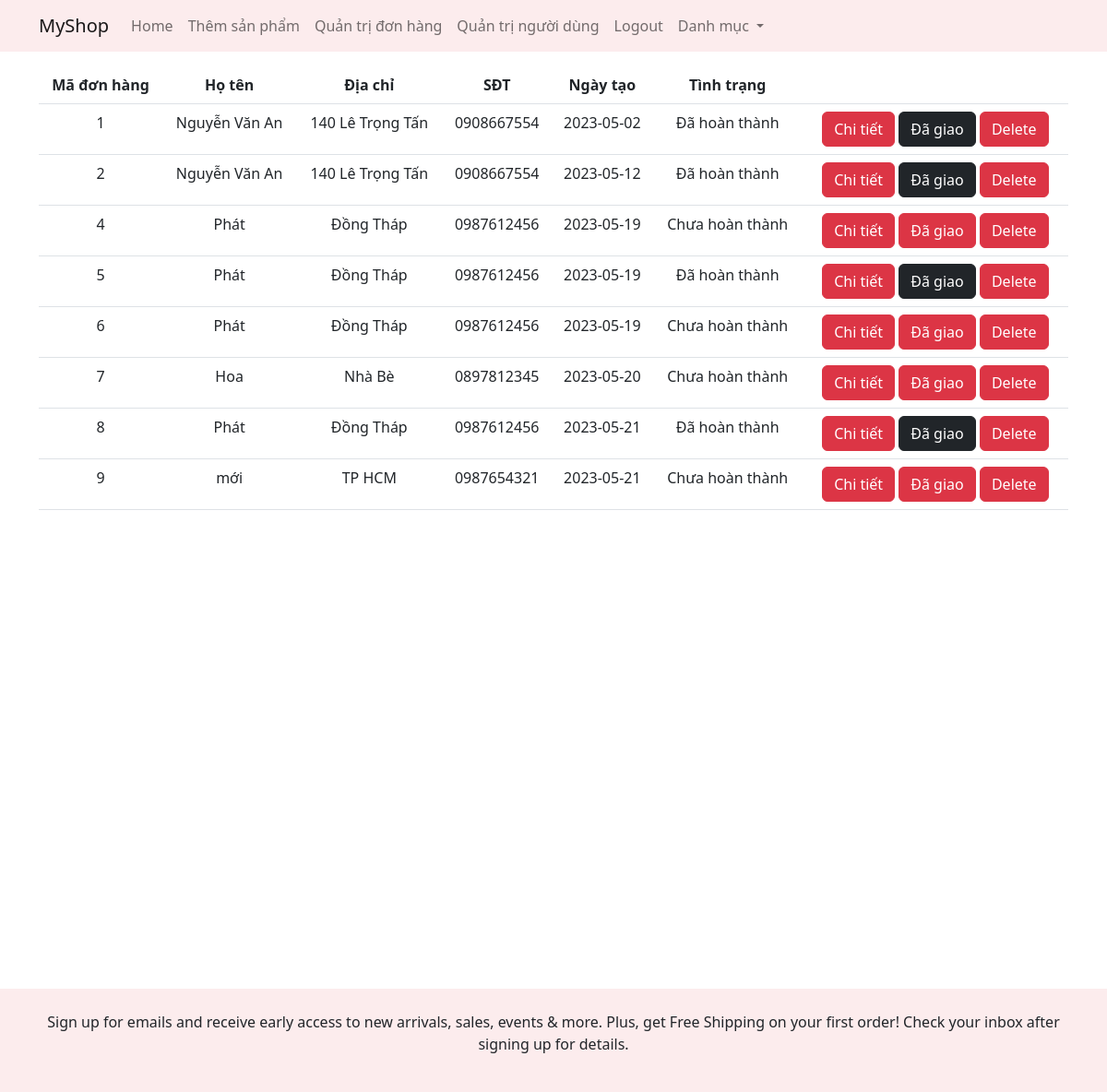
Screenshot of /donhang.php with the database file from the repository.
### tables this page shows
CREATE TABLE `DatHang` (
  `MaDH` int NOT NULL,
  `MaKH` int NOT NULL,
  `NgayTao` date NOT NULL,
  `TinhTrang` text NOT NULL
);

CREATE TABLE `KhachHang` (
  `MaKH` int NOT NULL,
  `TenKH` text NOT NULL,
  `username` varchar(50) NOT NULL,
  `password` varchar(20) NOT NULL,
  `DiaChi` text NOT NULL,
  `SoDT` varchar(11) NOT NULL,
  `PhanQuyen` int NOT NULL DEFAULT '0'
);

### class/DonHang.php (called while the page is built, shortened)
<?php
class DonHang {
    public static function getAll($pdo) {
        $sql = "SELECT * FROM DatHang";
        $stmt = $pdo->prepare($sql);
        if ($stmt->execute()) {
            $stmt->setFetchMode(PDO::FETCH_CLASS, 'DonHang');
            return $stmt->fetchAll();
        }
    }
}
?>

### class/KH.php (called while the page is built, shortened)
<?php
class KH {
    public static function getKHbyMa($pdo,$id) {
        $sql = "SELECT * FROM KhachHang WHERE MaKH =:id";
        $stmt = $pdo->prepare($sql);
        $stmt->bindValue(':id', $id, PDO::PARAM_STR);
        if ($stmt->execute()) {
            $stmt->setFetchMode(PDO::FETCH_CLASS, 'KH');
            return $stmt->fetch();
        }
    }
}
?>

### donhang.php (the view, shortened to what this page needs)
<?php
require 'class/Cart.php';
require 'class/DonHang.php';
require 'class/KH.php';
$db = new Database();
$pdo = $db->getConnect();
$dh = DonHang::getAll($pdo);
?>
<?php require 'inc/headerad.php'; ?>
<div class="container" style="height: 1000px;">
    <table class="table my-3">
        <thead>
            <tr class="text-center">
                <th>Mã đơn hàng</th>
                <th>Họ tên</th>
                <th>Địa chỉ</th>
                <th>SĐT</th>
                <th>Ngày tạo</th>
                <th>Tình trạng</th>
                <th></th>
            </tr>
        </thead>
        <tbody>
        <?php
        foreach ($dh as $product):
            $kh1 = KH::getKHbyMa($pdo,$product->MaKH);
            ?>
                    <tr class="text-center">
                    <td><?= $product->MaDH ?></td>
                    <td><?= $kh1->TenKH ?></td>
                    <td><?= $kh1->DiaChi ?></td>
                    <td><?= $kh1->SoDT ?></td>
                    <td><?= $product->NgayTao ?></td>
                    <td>
                        <?php if($product->TinhTrang == 1):?>
                            <a>Đã hoàn thành</a>
                        <?php else:?>
                            <a>Chưa hoàn thành</a>
                        <?php endif;?>
                    </td>
                    <td>
                        <a href="detaildonhang.php?id=<?= $product->MaDH ?>" class="btn btn-danger">Chi tiết</a>
                        <?php if($product->TinhTrang == 0):?>
                            <a href="donhang.php?action=update&id=<?= $product->MaDH ?>" class="btn btn-danger">Đã giao</a>
                        <?php else:?>
                            <a  class="btn btn-dark">Đã giao</a>
                        <?php endif;?>
                        <a href="donhang.php?action=delete&id=<?= $product->MaDH ?>" class="btn btn-danger">Delete</a>
                    </td>
                    </tr>
            <?php
                endforeach;
                ?>
        </tbody>
    </table>
</div>
<?php require 'inc/footer.php'; ?>

### rows the page displays
dathang: MaDH "1", MaKH.TenKH "Nguyễn Văn An", MaKH.DiaChi "140 Lê Trọng Tấn", MaKH.SoDT "0908667554", NgayTao "2023-05-02", TinhTrang "Đã hoàn thành"
dathang: MaDH "2", MaKH.TenKH "Nguyễn Văn An", MaKH.DiaChi "140 Lê Trọng Tấn", MaKH.SoDT "0908667554", NgayTao "2023-05-12", TinhTrang "Đã hoàn thành"
dathang: MaDH "4", MaKH.TenKH "Phát", MaKH.DiaChi "Đồng Tháp", MaKH.SoDT "0987612456", NgayTao "2023-05-19", TinhTrang "Chưa hoàn thành"
dathang: MaDH "5", MaKH.TenKH "Phát", MaKH.DiaChi "Đồng Tháp", MaKH.SoDT "0987612456", NgayTao "2023-05-19", TinhTrang "Đã hoàn thành"
dathang: MaDH "6", MaKH.TenKH "Phát", MaKH.DiaChi "Đồng Tháp", MaKH.SoDT "0987612456", NgayTao "2023-05-19", TinhTrang "Chưa hoàn thành"
dathang: MaDH "7", MaKH.TenKH "Hoa", MaKH.DiaChi "Nhà Bè", MaKH.SoDT "0897812345", NgayTao "2023-05-20", TinhTrang "Chưa hoàn thành"
dathang: MaDH "8", MaKH.TenKH "Phát", MaKH.DiaChi "Đồng Tháp", MaKH.SoDT "0987612456", NgayTao "2023-05-21", TinhTrang "Đã hoàn thành"
dathang: MaDH "9", MaKH.TenKH "mới", MaKH.DiaChi "TP HCM", MaKH.SoDT "0987654321", NgayTao "2023-05-21", TinhTrang "Chưa hoàn thành"
